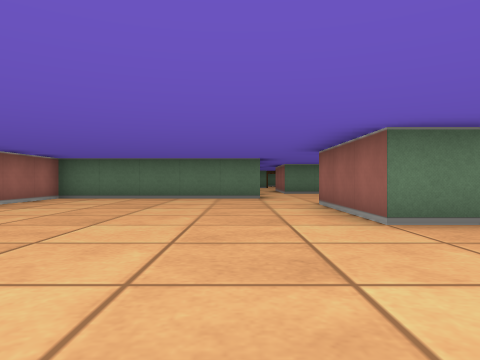
View 1 (above)

20 first-person views from a walk through a cub3D ray-caster map. The camera is about half as high as the walls, looks level and sees 70° across. The floor is counted in squares. Each view is taken from the middle of a square. On the plan, view 1 faces up. The plan holds only what a view shows up to about 9 squares ahead; the rest is blank.

View 2
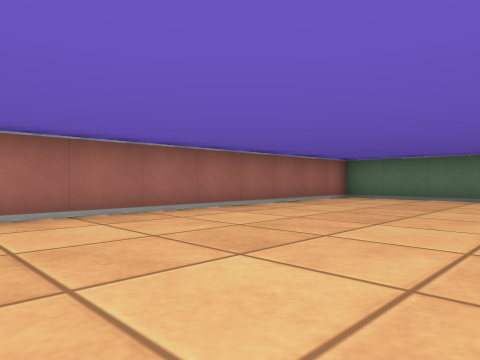

View 3
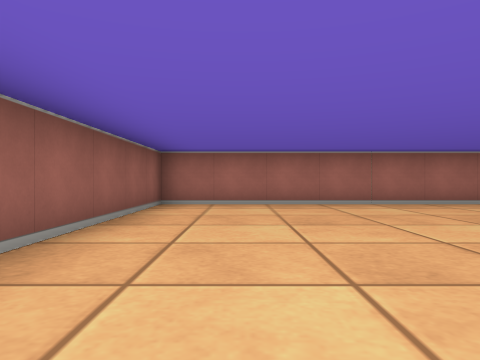

View 4
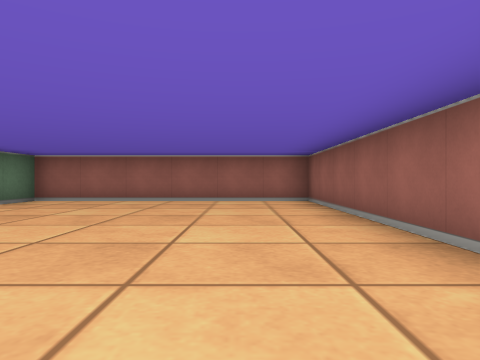

View 5
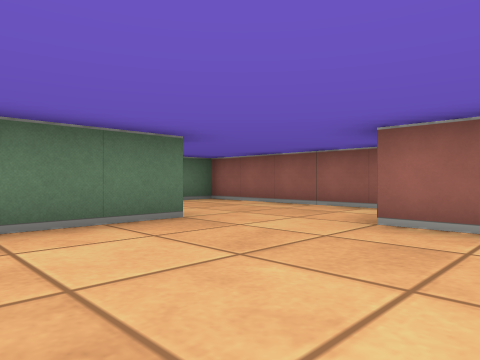

View 6
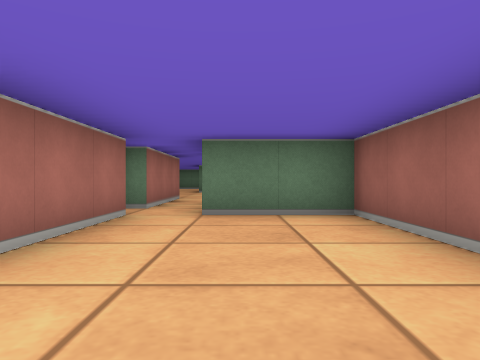

View 7
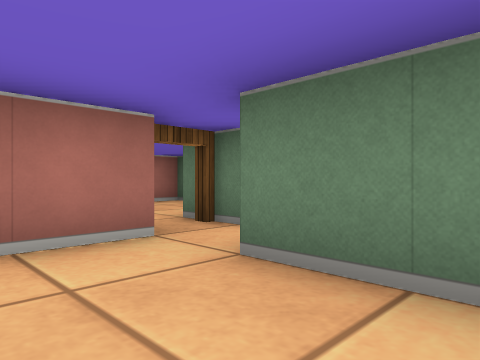

View 8
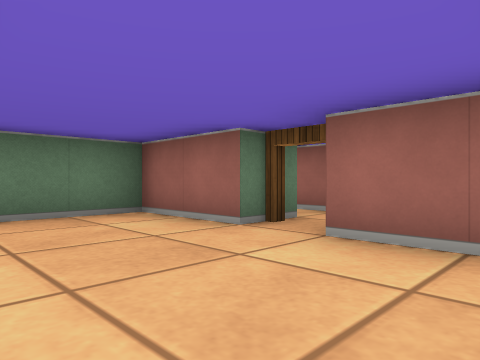

View 9
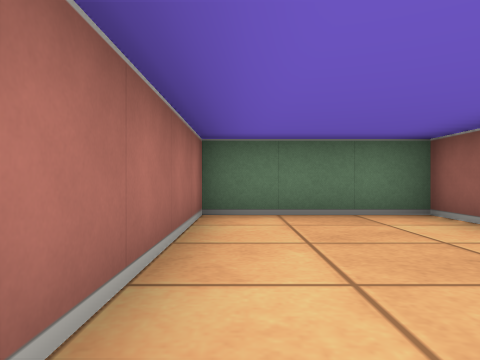

View 10
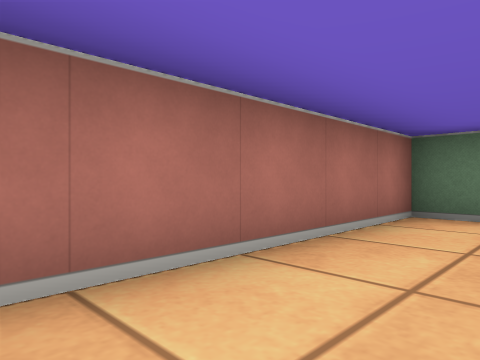

View 11
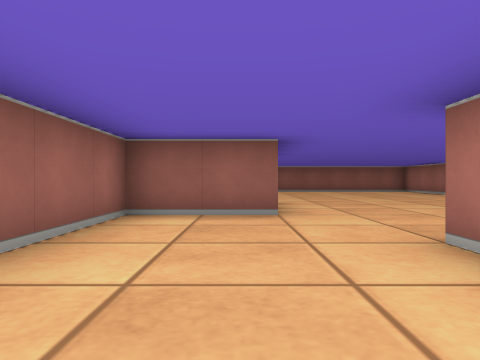

View 12
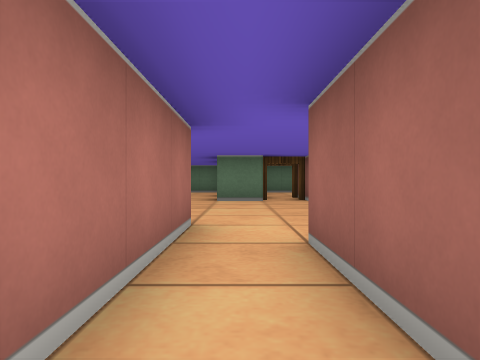

View 13
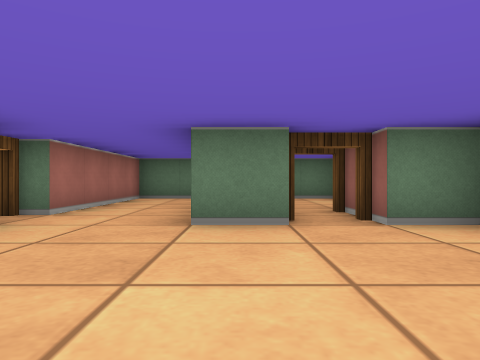

View 14
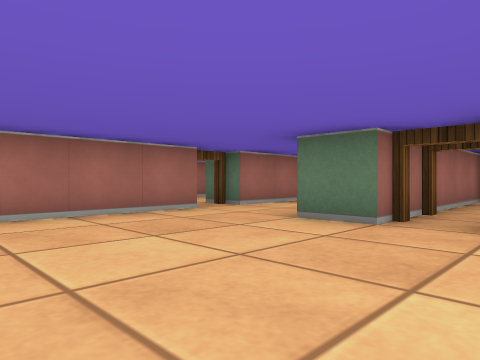

View 15
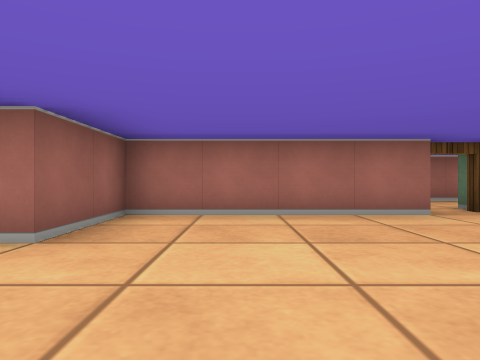

View 16
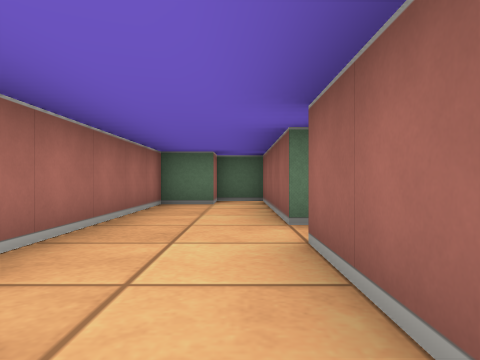

View 17
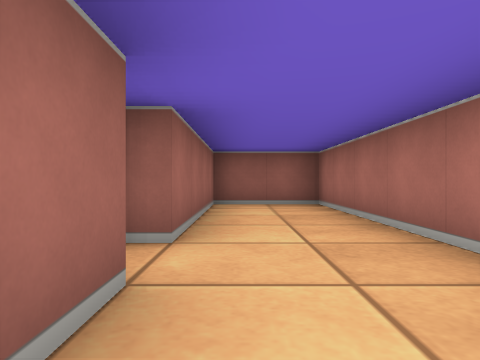

View 18
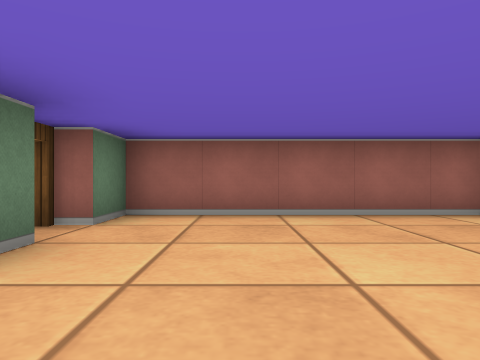

View 19
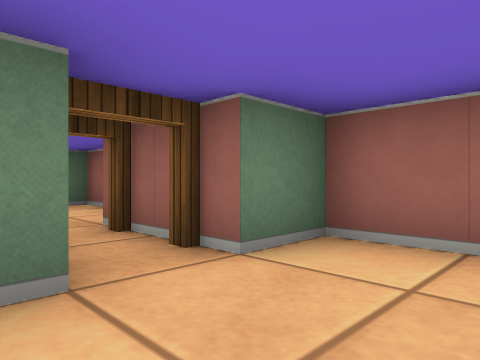

View 20
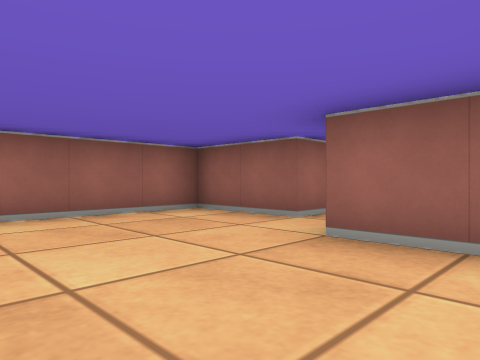

### Floor plan
Ten units are one square. View 1 is at (0, 0); x grows to the right and y downward. Boxes are objects, and circles mark ways between rooms. Rooms are numbered by the first view taken in them; rooms with no view inside come last. Other rooms are left out.
<svg viewBox="-50 -250 90 280">
<path fill="none" stroke="#000" d="M5 -116 5 -85 -45 -85 -45 25 35 25 35 -35 15 -35 15 -65 35 -65 35 -115 15 -115M15 -126 15 -145M5 -145 5 -125M-5 -125 -5 -145 -35 -145 -35 -102M-5 -104 -5 -115M15 -195 5 -195M-15 -196 -15 -155 5 -155 5 -145M15 -145 35 -145 35 -195 25 -195M-1 -245 -15 -245 -15 -205M-25 -205 -25 -245 -35 -245 -35 -235 -45 -235 -45 -155 -25 -155 -25 -195"/>
<circle cx="0" cy="-120" r="3" fill="#2a7"/>
<circle cx="10" cy="-140" r="3" fill="#2a7"/>
<circle cx="-20" cy="-200" r="3" fill="#2a7"/>
<text x="0" y="-40">1</text>
<text x="-20" y="-120">2</text>
<text x="10" y="-190">3</text>
<text x="-30" y="-200">4</text>
</svg>
Room 1 opens to room 2. Room 1 opens to room 3. Room 3 opens to room 4.

Where each view was taken, in squares from view 1:
view 1: 0 up, 0 right, facing up
view 2: 0 up, 0 right, facing up-left
view 3: 1 down, 2 right, facing left
view 4: 1 down, 4 left, facing right
view 5: 5 up, 2 left, facing up-right
view 6: 7 up, 2 right, facing up
view 7: 10 up, 3 right, facing up-left
view 8: 10 up, 3 left, facing up-right
view 9: 10 up, 3 left, facing up
view 10: 10 up, 2 left, facing up-left
view 11: 11 up, 2 right, facing down
view 12: 12 up, 1 right, facing up
view 13: 16 up, 1 right, facing up
view 14: 16 up, 3 right, facing up-left
view 15: 17 up, 3 right, facing left
view 16: 17 up, 3 left, facing up
view 17: 22 up, 3 left, facing down
view 18: 18 up, 1 left, facing right
view 19: 18 up, 1 right, facing up-right
view 20: 18 up, 1 left, facing down-right
